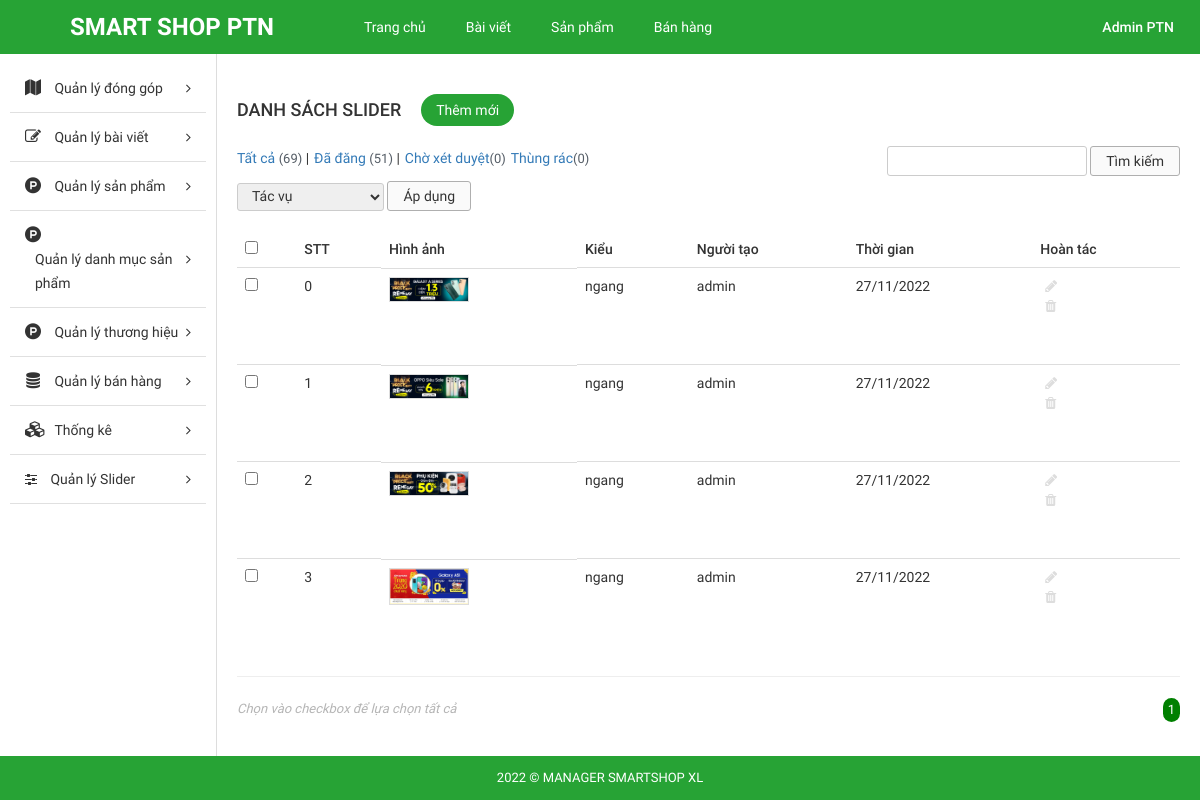
The app's page /Source_code/admin/index.php?modules=sliders&controllers=index&action=list (signed in) with its own data.
### tables this page shows
CREATE TABLE `tbl_slider` (
  `id` int(11) NOT NULL,
  `image` varchar(255) NOT NULL,
  `user` varchar(255) NOT NULL,
  `create_date` varchar(255) NOT NULL,
  `type` enum('dọc','ngang') NOT NULL
);

### Source_code/admin/libraries/database.php (called while the page is built, shortened)
<?php
function db_query($query_string) {
    global $conn;
    $result = mysqli_query($conn, $query_string);
    return $result;
}
function db_fetch_array($query_string) {
    $result = array();
    $mysqli_result = db_query($query_string);
    while ($row = mysqli_fetch_assoc($mysqli_result)) {
        $result[] = $row;
    }
    return $result;
}

### Source_code/admin/modules/sliders/models/indexModel.php (called while the page is built, shortened)
<?php
function getAllSlider(){
	return db_fetch_array("SELECT * FROM `tbl_slider`");
}

### Source_code/admin/modules/sliders/controllers/indexController.php (called while the page is built, shortened)
<?php
function listAction() {
	$data_tmp = getAllSlider();
	if(!empty($_GET['page'])){
		$page = $_GET['page'];
	}else{
		$page =1;
	}
	$numProduct = count($data_tmp);
	$productOnPage = 5;
	$num = ceil($numProduct/$productOnPage);
	$start = ($page - 1) * $productOnPage;
	$res =[];
	for ($i=$start; $i < $start+$productOnPage; $i++) {
		if(isset($data_tmp[$i]))
        $res[] = $data_tmp[$i];
	};
	$data = [$res, $num, $page];
	load_view('list',$data);
}

### Source_code/admin/core/router.php (called while the page is built, shortened)
<?php
$action_name = get_action().'Action';
call_function(array('construct', $action_name));

### Source_code/admin/core/appload.php (called while the page is built, shortened)
<?php
require CONFIGPATH . DIRECTORY_SEPARATOR . 'database.php';
require LIBPATH . DIRECTORY_SEPARATOR . 'database.php';
require COREPATH . DIRECTORY_SEPARATOR . 'base.php';
require COREPATH . DIRECTORY_SEPARATOR . 'router.php';

### Source_code/admin/index.php (called while the page is built, shortened)
<?php
require COREPATH.DIRECTORY_SEPARATOR.'appload.php';

### Source_code/admin/modules/sliders/views/listView.php (the view, shortened to what this page needs)
<div id="main-content-wp" class="list-product-page list-slider">
    <div class="wrap clearfix">
        <div id="content" class="fl-right">
            <div class="section" id="title-page">
                <div class="clearfix">
                    <h3 id="index" class="fl-left">Danh sách slider</h3>
                    <a href="?modules=sliders&controllers=index&action=add" title="" id="add-new" class="fl-left">Thêm mới</a>
                </div>
            </div>
            <div class="section" id="detail-page">
                <div class="section-detail">
                    <div class="filter-wp clearfix">
                        <ul class="post-status fl-left">
                            <li class="all"><a href="">Tất cả <span class="count">(69)</span></a> |</li>
                            <li class="publish"><a href="">Đã đăng <span class="count">(51)</span></a> |</li>
                            <li class="pending"><a href="">Chờ xét duyệt<span class="count">(0)</span></a></li>
                            <li class="pending"><a href="">Thùng rác<span class="count">(0)</span></a></li>
                        </ul>
                        <form method="GET" class="form-s fl-right">
                            <input type="text" name="s" id="s">
                            <input type="submit" name="sm_s" value="Tìm kiếm">
                        </form>
                    </div>
                    <div class="actions">
                        <form method="GET" action="" class="form-actions">
                            <select name="actions">
                                <option value="0">Tác vụ</option>
                            </select>
                            <input type="submit" name="sm_action" value="Áp dụng">
                        </form>
                    </div>
                    <div class="table-responsive">
                        <table class="table list-table-wp">
                            <thead>
                                <tr>
                                    <td><input type="checkbox" name="checkAll" id="checkAll"></td>
                                    <td><span class="thead-text">STT</span></td>
                                    <td><span class="thead-text">Hình ảnh</span></td>
                                    <td><span class="thead-text">Kiểu</span></td>
                                    <td><span class="thead-text">Người tạo</span></td>
                                    <td><span class="thead-text">Thời gian</span></td>
                                    <td><span class="thead-text">Hoàn tác</span></td>
                                </tr>
                            </thead>
                            <tbody>
                                <?php $i=0; if(!empty($data['0']))  foreach ($data['0'] as $value) { ?>
                                <tr>
                                    <td><input type="checkbox" name="checkItem" class="checkItem"></td>
                                    <td><span class="tbody-text"><?php echo $i++; ?></h3></span>
                                    <td class="clearfix">
                                        <div class="tb-title fl-left">
                                            <div class="tbody-thumb">
                                                <img src="<?php echo $value['image'] ;?>" alt="">
                                            </div>
                                        </div>
                                    </td>
                                    <td><span class="thead-text"><?php echo $value['type']; ?></span></td>
                                    <td><span class="tbody-text"><?php echo $value['user']; ?></span></td>
                                    <td><span class="tbody-text"><?php echo $value['create_date']; ?></span></td>
                                    <td>
                                        <ul class="list-operation">
                                            <li><a href="?modules=sliders&controllers=index&action=edit&id=<?php echo $value['id']; ?>" title="Sửa" class="edit"><i class="fa fa-pencil" aria-hidden="true"></i></a></li>
                                            <li><a href="?modules=sliders&controllers=index&action=delete&id=<?php echo $value['id']; ?>" title="Xóa" class="delete"><i class="fa fa-trash" aria-hidden="true"></i></a></li>
                                        </ul>
                                    </td>
                                </tr>
                            <?php }; ?>
                            </tbody>
                        </table>
                        <hr>
                    </div>
                </div>
            </div>
            <div class="section" id="paging-wp">
                <div class="section-detail clearfix">
                    <p id="desc" class="fl-left">Chọn vào checkbox để lựa chọn tất cả</p>
                    <ul id="list-paging" class="fl-right">
                        <?php for ($i=1; $i <= $data['1'] ; $i++) { ?>
                        <li>
                            <a <?php if($i == $data['2']) echo 'style="background-color: green;color:white; border-radius:300px;"';  ?>  href="?modules=categorys&controllers=index&action=list&page=<?php echo $i; ?>" title=""><?php echo $i; ?></a>
                        </li>
                        <?php }; ?>
                    </ul>
                </div>
            </div>
        </div>
    </div>
</div>

### Source_code/admin/core/base.php (shortened to what this page needs)
<?php
function get_module() {
    global $config;
    $module = isset($_GET['modules']) ? $_GET['modules'] : $config['default_module'];
    return $module;
}
function call_function($list_function = array()) {
    if (is_array($list_function)) {
        foreach ($list_function as $f) {
            if (function_exists($f())) {
                $f();
            }
        }
    }
}
function load_view($name, $data_send = array()) {
    $data = $data_send;
    $path = MODULESPATH . DIRECTORY_SEPARATOR . get_module() . DIRECTORY_SEPARATOR . 'views' . DIRECTORY_SEPARATOR . $name . 'View.php';
    if (file_exists($path)) {
        require $path;
    } else {
        echo "Không tìm thấy {$path}";
    }
}
function get_header($name = '') {
    global $data;
    if (empty($name)) {
        $name = 'header';
    } else {
        $name = "header-{$name}";
    }
    $path = LAYOUTPATH . DIRECTORY_SEPARATOR . $name . '.php';
    if (file_exists($path)) {
        if (is_array($data)) {
            foreach ($data as $key => $a) {
                $$key = $a;
            }
        }
        require $path;
    } else {
        echo "Không tìm thấy {$path}";
    }
}
function get_footer($name = '') {
    global $data;
    if (empty($name)) {
        $name = 'footer';
    } else {
        $name = "footer-{$name}";
    }
    $path = LAYOUTPATH . DIRECTORY_SEPARATOR . $name . '.php';
    if (file_exists($path)) {
        if (is_array($data)) {
            foreach ($data as $key => $a) {
                $$key = $a;
            }
        }
        require $path;
    } else {
        echo "Không tìm thấy {$path}";
    }
}
function get_sidebar($name = '') {
    global $data;
    if (empty($name)) {
        $name = 'sidebar';
    } else {
        $name = "sidebar-{$name}";
    }
    $path = LAYOUTPATH . DIRECTORY_SEPARATOR . $name . '.php';
    if (file_exists($path)) {
        if (is_array($data)) {
            foreach ($data as $key => $a) {
                $$key = $a;
            }
        }
        require $path;
    } else {
        echo "Không tìm thấy {$path}";
    }
}
?>

### Source_code/admin/public/css/import/global.css (style rules this page uses)
body { font-family: "Roboto Regular"; font-size: 14px; line-height: 24px; color: #333; }
.fl-left { float: left; }
.fl-right { float: right; }
img { max-width: 100%; height: auto; display: block; }
ul li { list-style: none!important; }
a { text-decoration: none!important; }

### Source_code/admin/public/css/import/list_post.css (style rules this page uses)
#content { width: 82%; border-left: 1px solid #ddd; padding: 20px; }
#add-new { display: inline-block; color: #fff; background: #27a335; padding: 4px 15px; margin: 20px; border-radius: 20px; }
#index { font-family: 'Roboto Medium'; font-weight: normal; text-transform: uppercase; font-size: 18px; padding: 24px 0px; }
.list-table-wp thead tr td { font-family: 'Roboto Medium'; font-weight: normal; }
.list-operation li { float: left; }
.list-operation li a { display: block; padding: 0px 5px; color: #ddd; }
.tb-title { width: 75%; display: -webkit-box; -webkit-line-clamp: 1; -moz-line-clamp: 1; -o-line-clamp: 1; -webkit-box-orient: vertical; -moz-box-orient: vertical; -o-box-orient: vertical; max-height: 100%; overflow: hidden; }
.list-operation { width: 25%; }
#paging-wp #desc { font-size: 13px; color: #b5b5b5; font-style: italic; }
#list-paging li { float: left; }
#list-paging li a { display: inline-block; color: #555; font-size: 13px; padding: 0px 5px; }
.filter-wp { margin-bottom: 5px; }
.actions { margin-bottom: 20px; }
.post-status li { float: left; font-size: 14px; margin-right: 5px; }
.post-status li .count { color: #555d66; font-size: 13px; display: inline-block; }
.form-s input[type="text"], .form-actions select { border-radius: 3px; border: 1px solid #ccc; padding: 2px 10px; }
.form-s input[type="submit"], .form-actions input[type="submit"] { border-radius: 3px; border: 1px solid #afafaf; padding: 2px 15px; background: #fafafa; }
.form-actions select { padding: 4px 10px; }

### Source_code/admin/public/css/import/list_product.css (style rules this page uses)
.tbody-thumb { width: 80px; height: 80px; overflow: hidden; }
.tbody-thumb img { border: 1px solid #ddd; }

### Source_code/admin/public/css/import/menu.css (style rules this page uses)
.actions select { border-radius: 3px; border: 1px solid #ccc; padding: 4px 10px; }

### Source_code/admin/public/css/import/detail_order.css (style rules this page uses)
.table { margin-bottom: 0!important; }

### records on screen
tbl_slider: image (picture), type "ngang", user "admin", create_date "27/11/2022"
tbl_slider: image (picture), type "ngang", user "admin", create_date "27/11/2022"
tbl_slider: image (picture), type "ngang", user "admin", create_date "27/11/2022"
tbl_slider: image (picture), type "ngang", user "admin", create_date "27/11/2022"
